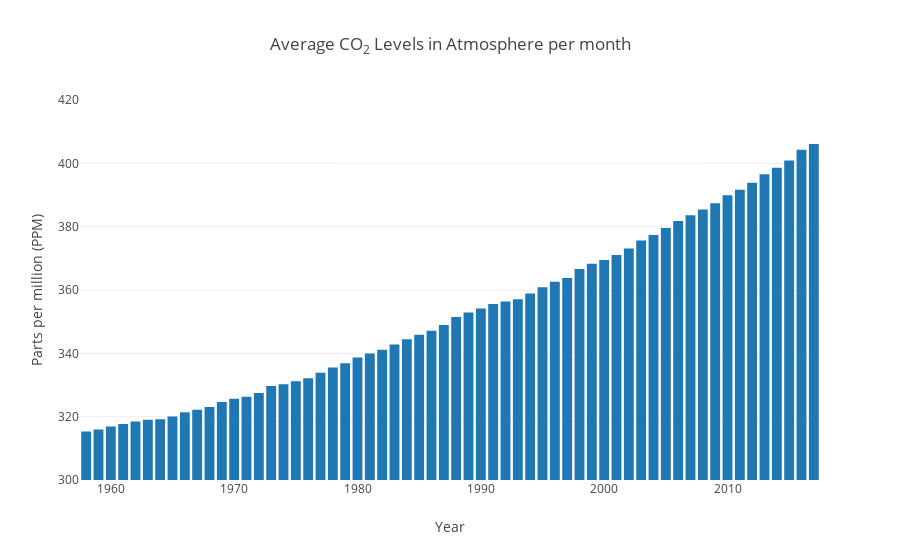

Notebook cell for this chart:
### Markdown cell above
# 1. Variations in CO<sub>2</sub> concentration from 1958-2017 (~60 years)

### Code cell
grp1 = co2data.groupby(["Year"]).mean()["Carbon Dioxide (ppm)"]
trace1 = go.Bar(x=grp1.index, y=grp1.values)
layout = go.Layout(
    title="Average CO<sub>2</sub> Levels in Atmosphere per month",
    yaxis=dict(title="Parts per million (PPM)", range=(300,420)),
    xaxis=dict(title="Year"))
figure = go.Figure(data=[trace1], layout=layout)
py.iplot(figure, filename="co2-ppm-year")

### Figure 1 — Plotly figure (JSON) as saved in the notebook; plotly's stock layout.template omitted (floating-point values rounded to 4 significant figures)
{"data": [{"type": "bar", "x": [1958, 1959, 1960, 1961, 1962, 1963, 1964, 1965, 1966, 1967, 1968, 1969, 1970, 1971, 1972, 1973, 1974, 1975, 1976, 1977, 1978, 1979, 1980, 1981, 1982, 1983, 1984, 1985, 1986, 1987, 1988, 1989, 1990, 1991, 1992, 1993, 1994, 1995, 1996, 1997, 1998, 1999, 2000, 2001, 2002, 2003, 2004, 2005, 2006, 2007, 2008, 2009, 2010, 2011, 2012, 2013, 2014, 2015, 2016, 2017], "y": [315.3, 316.0, 316.9, 317.6, 318.5, 319.0, 319.2, 320.0, 321.4, 322.2, 323.0, 324.6, 325.7, 326.3, 327.5, 329.7, 330.2, 331.2, 332.2, 333.9, 335.5, 336.9, 338.7, 339.9, 341.1, 342.8, 344.4, 345.9, 347.2, 348.9, 351.5, 352.9, 354.2, 355.6, 356.4, 357.0, 358.9, 360.9, 362.6, 363.8, 366.6, 368.3, 369.5, 371.0, 373.1, 375.6, 377.4, 379.6, 381.8, 383.6, 385.4, 387.4, 389.9, 391.6, 393.9, 396.6, 398.6, 400.9, 404.3, 406.1]}], "layout": {"title": "Average CO<sub>2</sub> Levels in Atmosphere per month", "xaxis": {"title": "Year"}, "yaxis": {"range": [300, 420], "title": "Parts per million (PPM)"}}}
